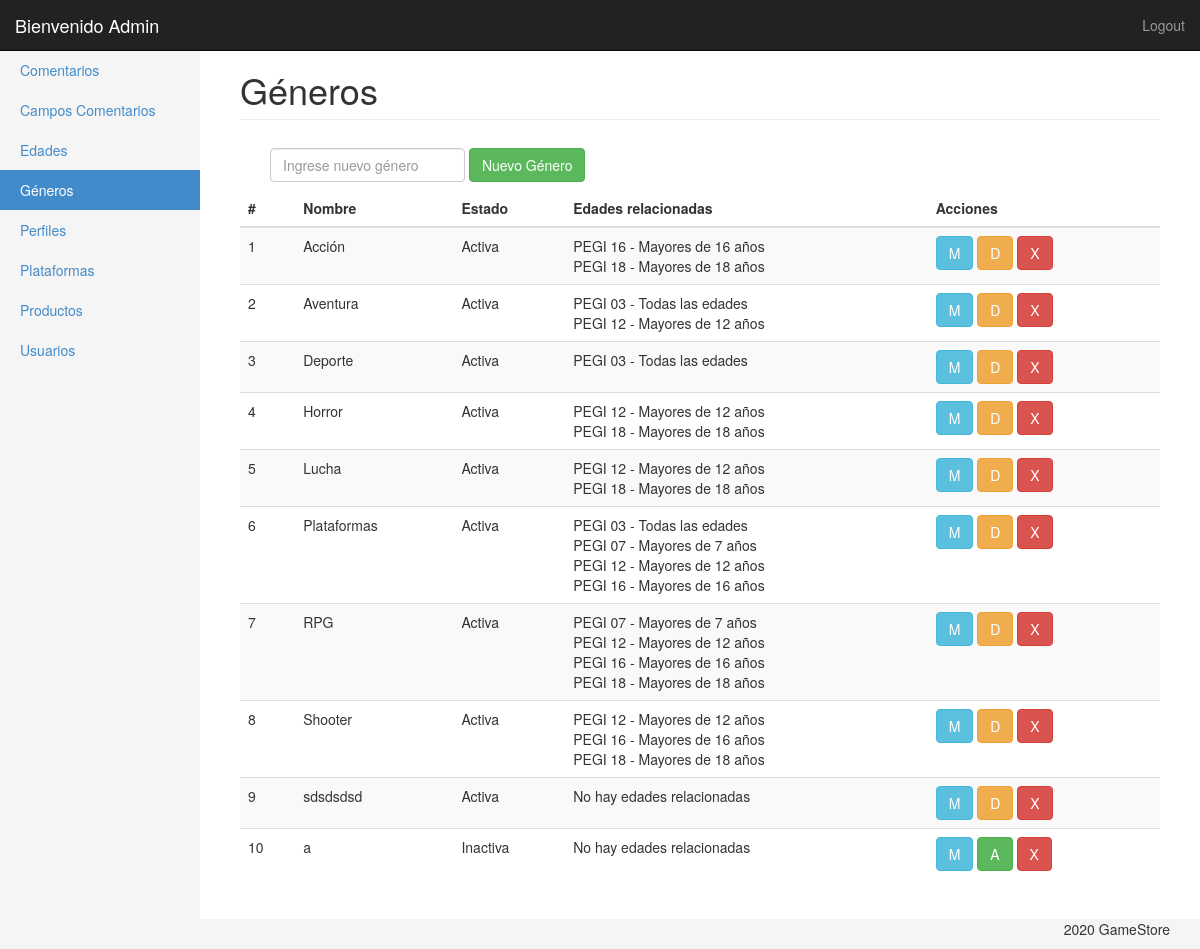
Page /ProduccionWeb_TP1/panel/generos.php (signed in) on the committed database.
### tables this page shows
CREATE TABLE `generos` (
  `id` int(11) NOT NULL,
  `nombre` varchar(50) NOT NULL,
  `estado` tinyint(1) NOT NULL DEFAULT 1,
  `enabled` tinyint(1) NOT NULL DEFAULT 1
);

CREATE TABLE `edades` (
  `id` int(11) NOT NULL,
  `nombre` varchar(50) NOT NULL,
  `estado` tinyint(1) NOT NULL DEFAULT 1,
  `enabled` tinyint(1) NOT NULL DEFAULT 1
);

### ProduccionWeb_TP1/panel/clases/genero.php (called while the page is built, shortened)
<?php
Class Genero{
	private $con;
	public function __construct($con){
		$this->con = $con;
	}
	public function getList(){
		$query = "SELECT *
					FROM generos
					WHERE enabled = '1' ";
        return $this->con->query($query);
	}
	public function getSubcategoria($id){
		$query = "	SELECT edades.nombre
					FROM generos INNER JOIN genero_edades
					ON generos.id = genero_edades.idgen
					INNER JOIN edades
					ON edades.id = genero_edades.idedad
					WHERE generos.id=".$id." AND edades.enabled = 1 AND edades.estado = 1 ";
		return $this->con->query($query);
	}
}

### ProduccionWeb_TP1/panel/generos.php (the view, shortened to what this page needs)
<?php
require('inc/header.php');
?>
<div class="container-fluid">
	<?php $generoMenu = 'Géneros';
	$gen = new Genero($con);
	include('inc/side_bar.php');
	?>
	<div class="col-sm-9 col-md-10 main">
		<h1 class="page-header">
			<?php echo $generoMenu ?>
		</h1>
		<div class="container-fluid">
			<?php if (in_array('gen.add', $_SESSION['usuario']['permisos']['cod'])) { ?>
				<form action="generos.php" method="post" class="navbar-form navbar-left">
					<input type="text" class="form-control" id="nombre" name="nombre" placeholder="Ingrese nuevo género" required>
					<button type="submit" class="btn btn-success" name="alta_generos" title="Agregar">Nuevo Género</button></a>
				</form>
			<?php } ?>
		</div>
		<div class="table-responsive">
			<table class="table table-striped">
				<thead>
					<tr>
						<th>#</th>
						<th>Nombre</th>
						<th>Estado</th>
						<th>Edades relacionadas</th>
						<th>Acciones</th>
					</tr>
				</thead>
				<tbody>
					<?php
					foreach ($gen->getList() as $generos) { ?>
						<tr>
						<td><?php echo $generos['id'];?></td>
						<td><?php echo $generos['nombre'];?></td>
						<td><?php if($generos['estado'] == 1){
							echo 'Activa';
						} else {
							echo 'Inactiva';
						} 	?></td>
						<td> <?php
						$haysubcat = false;
						foreach ($gen->getSubcategoria($generos['id']) as $subcat) {
									$haysubcat = true;
									echo $subcat['nombre'];
									?> <br> <?php
								}
								if(!$haysubcat){
									echo "No hay edades relacionadas";
								} ?></td>
						<td>
							<?php if (in_array('gen.edit', $_SESSION['usuario']['permisos']['cod'])) { ?>
								<a href="generos_ae.php?edit=<?php echo $generos['id']?>"><button type="button" class="btn btn-info" title="Modificar nombre">M</button></a>
							<?php } ?>
							<?php if (in_array('gen.act', $_SESSION['usuario']['permisos']['cod'])) { ?>
								<?php if($generos['estado'] == 0){ ?>
									<a href="generos.php?modif=<?php echo $generos['estado'] ?>&id=<?php echo $generos['id']?>"><button type="button" class="btn btn-success" title="Activar">A</button></a>
								<?php } else { ?>
									<a href="generos.php?modif=<?php echo $generos['estado'] ?>&id=<?php echo $generos['id']?>"><button type="button" class="btn btn-warning" title="Desactivar">D</button></a>
								<?php } ?>
							<?php } ?>
							<?php if (in_array('gen.del', $_SESSION['usuario']['permisos']['cod'])) { ?>
								<a href="generos.php?del=<?php echo $generos['id'] ?>"><button type="button" class="btn btn-danger" title="Borrar">X</button></a>
							<?php } ?>
						</td>
						</tr>
					<?php } ?>
				</tbody>
			</table>
		</div>
	</div>
</div>
<?php include('inc/footer.php'); ?>

### ProduccionWeb_TP1/panel/css/styles.css (style rules this page uses)
body { padding-top: 50px; background-color: #f5f5f5; }
.main { padding: 20px; background-color: #fff; }
@media (min-width: 768px) { .main { padding-right: 40px; padding-left: 40px; } }
.main .page-header { margin-top: 0; }

### rows in the picture
generos: id "1", nombre "Acción", estado "Activa"
edades: nombre "PEGI 16 - Mayores de 16 años"
edades: nombre "PEGI 18 - Mayores de 18 años"
generos: id "2", nombre "Aventura", estado "Activa"
edades: nombre "PEGI 03 - Todas las edades"
edades: nombre "PEGI 12 - Mayores de 12 años"
generos: id "3", nombre "Deporte", estado "Activa"
generos: id "4", nombre "Horror", estado "Activa"
generos: id "5", nombre "Lucha", estado "Activa"
generos: id "6", nombre "Plataformas", estado "Activa"
edades: nombre "PEGI 07 - Mayores de 7 años"
generos: id "7", nombre "RPG", estado "Activa"
generos: id "8", nombre "Shooter", estado "Activa"
generos: id "9", nombre "sdsdsdsd", estado "Activa", shows "No hay edades relacionadas"
generos: id "10", nombre "a", estado "Inactiva", shows "No hay edades relacionadas"

### other values in the picture
$_SESSION['usuario']['nombre'] "Admin"
$generoMenu "Géneros"
